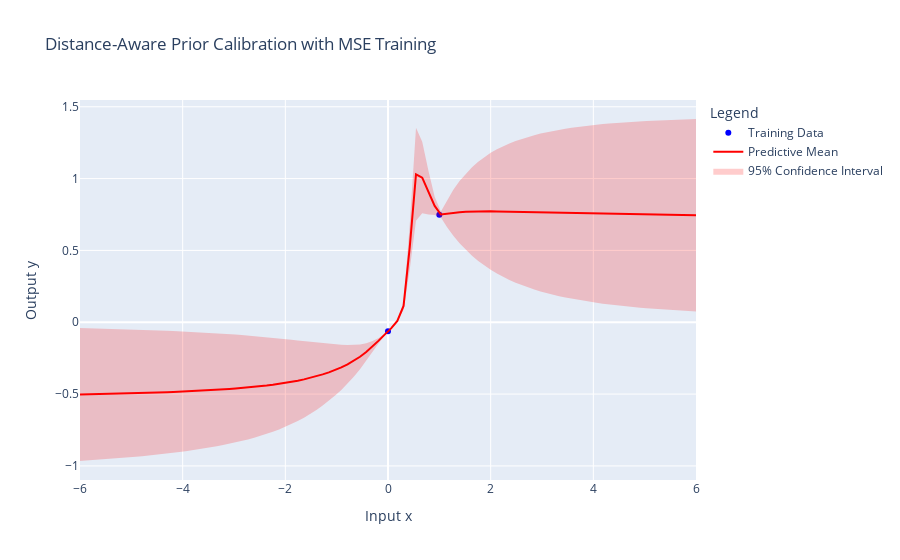

The notebook cell saved with this chart:
### Code cell
if __name__ == "__main__":
    # Toy Example Setup
    class SimpleBNN(nn.Module):
        def __init__(self):
            super().__init__()
            self.fc = nn.Sequential(
                nn.Linear(1, 128),
                nn.Tanh(),
                nn.Linear(128, 128),
                nn.Tanh(),
                nn.Linear(128, 128),
                nn.Tanh(),
                nn.Linear(128, 1)
            )

        def forward(self, x):
            return self.fc(x)

    # Generate Toy 1D Data
    # torch.manual_seed(42)
    x_train = torch.cat([
        # torch.linspace(-3, -2, 2),  # Imbalanced regions
        torch.linspace(0, 1, 2),
        # torch.linspace(2, 3, 3)
    ]).unsqueeze(1)
    y_train = torch.sin(x_train) + 0.1 * torch.randn_like(x_train)
    x_val = torch.linspace(-6, 6, 100).unsqueeze(1)  # Out-of-distribution points
    y_val = torch.sin(x_val)  # True function values for validation data

    # Initialize BNN
    bnn = SimpleBNN()

    # Step 1: Train the BNN with MSE Loss
    criterion = nn.MSELoss()
    optimizer = optim.Adam(bnn.parameters(), lr=0.01)
    epochs = 500

    for epoch in range(epochs):
        bnn.train()
        optimizer.zero_grad()
        y_pred = bnn(x_train)
        loss = criterion(y_pred, y_train)
        loss.backward()
        optimizer.step()

        if epoch % 50 == 0:
            print(f"Epoch {epoch}/{epochs}, Loss: {loss.item():.4f}")

    # Step 2: Generate posterior samples (e.g., variational inference or MCMC)
    posterior_samples = [bnn.state_dict() for _ in range(10)]

    # Step 3: Calibrate Distance-Aware Priors
    dap = DAPCalibration(bnn, prior_sigma0=1., x_train=x_train, x_val=x_val)
    phi_opt = dap.calibrate(target_uncertainty=y_train.mean())

    # Step 4: Apply Importance Sampling for Predictions
    predictor = ImportanceSamplingPredictor(posterior_samples, prior_sigma0=1.0)
    distances = dap.prior.compute_distance(x_train, x_val)
    distance_variances = dap.prior.distance_aware_variance(distances, phi_opt)
    weights = predictor.compute_importance_weights(distance_variances)
    predictive_mean, predictive_variance = predictor.predictive_mean_and_variance(x_val, bnn, weights)

    # Convert predictions and intervals to NumPy
    x_val_np = x_val.squeeze().numpy()
    x_train_np = x_train.squeeze().numpy()
    y_train_np = y_train.squeeze().numpy()
    y_val_np = y_val.squeeze().numpy()
    pred_mean_np = predictive_mean.detach().numpy()
    pred_var_np = predictive_variance.detach().numpy()

    # Compute confidence intervals
    lower = pred_mean_np - 1.96 * np.sqrt(pred_var_np)
    upper = pred_mean_np + 1.96 * np.sqrt(pred_var_np)

    # Compute MSE for validation
    mse = np.mean((y_val_np - pred_mean_np) ** 2)
    print(f"Validation Mean Squared Error (MSE): {mse:.4f}")

    # Plot using Plotly
    fig = go.Figure()

    # Training data points
    fig.add_trace(
        go.Scatter(
            x=x_train_np,
            y=y_train_np,
            mode="markers",
            name="Training Data",
            marker=dict(color="blue"),
        )
    )

    # Predictive mean
    fig.add_trace(
        go.Scatter(
            x=x_val_np,
            y=pred_mean_np,
            mode="lines",
            name="Predictive Mean",
            line=dict(color="red"),
        )
    )

    # Confidence interval as a filled band
    fig.add_trace(
        go.Scatter(
            x=np.concatenate([x_val_np, x_val_np[::-1]]),
            y=np.concatenate([upper, lower[::-1]]),
            fill="toself",
            fillcolor="rgba(255, 0, 0, 0.2)",
            line=dict(width=0),
            name="95% Confidence Interval",
        )
    )

    # Layout settings
    fig.update_layout(
        title="Distance-Aware Prior Calibration with MSE Training",
        xaxis_title="Input x",
        yaxis_title="Output y",
        legend_title="Legend",
    )

    fig.show()

### Figure 1 — Plotly figure (JSON) as saved in the notebook; plotly's stock layout.template omitted (floating-point values rounded to 4 significant figures; data arrays with more than 128 entries replaced by an {"elided": "..."} marker saying what was removed)
{"data": [{"marker": {"color": "blue"}, "mode": "markers", "name": "Training Data", "type": "scatter", "x": [0, 1], "y": [-0.06238, 0.7484]}, {"line": {"color": "red"}, "mode": "lines", "name": "Predictive Mean", "type": "scatter", "x": [-6, -5.879, -5.758, -5.636, -5.515, -5.394, -5.273, -5.152, -5.03, -4.909, -4.788, -4.667, -4.545, -4.424, -4.303, -4.182, -4.061, -3.939, -3.818, -3.697, -3.576, -3.455, -3.333, -3.212, -3.091, -2.97, -2.848, -2.727, -2.606, -2.485, -2.364, -2.242, -2.121, -2.0, -1.879, -1.758, -1.636, -1.515, -1.394, -1.273, -1.152, -1.03, -0.9091, -0.7879, -0.6667, -0.5455, -0.4242, -0.303, -0.1818, -0.06061, 0.06061, 0.1818, 0.303, 0.4242, 0.5455, 0.6667, 0.7879, 0.9091, 1.03, 1.152, 1.273, 1.394, 1.515, 1.636, 1.758, 1.879, 2.0, 2.121, 2.242, 2.364, 2.485, 2.606, 2.727, 2.848, 2.97, 3.091, 3.212, 3.333, 3.455, 3.576, 3.697, 3.818, 3.939, 4.061, 4.182, 4.303, 4.424, 4.545, 4.667, 4.788, 4.909, 5.03, 5.152, 5.273, 5.394, 5.515, 5.636, 5.758, 5.879, 6], "y": [-0.5028, -0.5019, -0.5011, -0.5001, -0.4992, -0.4982, -0.4971, -0.496, -0.4948, -0.4936, -0.4923, -0.491, -0.4896, -0.4881, -0.4865, -0.4848, -0.4831, -0.4812, -0.4792, -0.4771, -0.4749, -0.4725, -0.47, -0.4672, -0.4643, -0.4611, -0.4577, -0.454, -0.4499, -0.4454, -0.4405, -0.4351, -0.4291, -0.4225, -0.4151, -0.4069, -0.3977, -0.3874, -0.3759, -0.363, -0.3486, -0.3324, -0.3139, -0.2929, -0.2686, -0.2403, -0.2073, -0.1696, -0.1279, -0.08427, -0.04268, 0.008847, 0.1136, 0.5247, 1.03, 1.007, 0.902, 0.8096, 0.7501, 0.7566, 0.7621, 0.7663, 0.7692, 0.771, 0.772, 0.7722, 0.772, 0.7713, 0.7705, 0.7695, 0.7684, 0.7673, 0.7662, 0.765, 0.7639, 0.7629, 0.7618, 0.7608, 0.7599, 0.7589, 0.758, 0.7571, 0.7563, 0.7554, 0.7546, 0.7538, 0.753, 0.7523, 0.7515, 0.7508, 0.7501, 0.7495, 0.7488, 0.7481, 0.7475, 0.7469, 0.7463, 0.7457, 0.7451, 0.7445]}, {"fill": "toself", "fillcolor": "rgba(255, 0, 0, 0.2)", "line": {"width": 0}, "name": "95% Confidence Interval", "type": "scatter", "x": {"elided": "200 float values"}, "y": {"elided": "200 float values"}}], "layout": {"legend": {"title": {"text": "Legend"}}, "title": {"text": "Distance-Aware Prior Calibration with MSE Training"}, "xaxis": {"title": {"text": "Input x"}}, "yaxis": {"title": {"text": "Output y"}}}}
